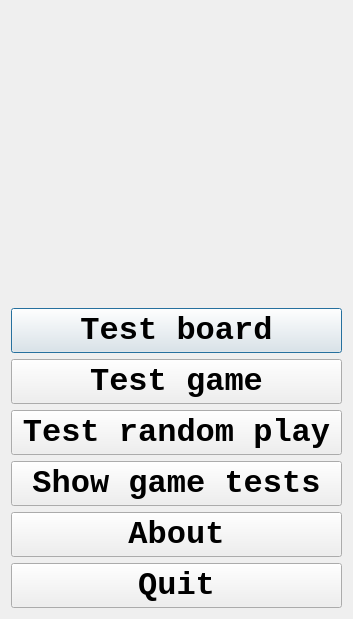
<?xml version="1.0" encoding="UTF-8"?>
<ui version="4.0">
 <class>QtTestPylosMenuDialog</class>
 <widget class="QDialog" name="QtTestPylosMenuDialog">
  <property name="geometry">
   <rect>
    <x>0</x>
    <y>0</y>
    <width>353</width>
    <height>619</height>
   </rect>
  </property>
  <property name="font">
   <font>
    <family>Courier New</family>
    <pointsize>24</pointsize>
    <weight>75</weight>
    <bold>true</bold>
   </font>
  </property>
  <property name="windowTitle">
   <string>TestPylos</string>
  </property>
  <property name="windowIcon">
   <iconset resource="TestPylos.qrc">
    <normaloff>:/images/R.png</normaloff>:/images/R.png</iconset>
  </property>
  <layout class="QVBoxLayout" name="verticalLayout">
   <item>
    <widget class="QLabel" name="label_title">
     <property name="text">
      <string/>
     </property>
     <property name="pixmap">
      <pixmap resource="TestPylos.qrc">:/images/TestPylosMoveMustRemove.png</pixmap>
     </property>
     <property name="alignment">
      <set>Qt::AlignCenter</set>
     </property>
    </widget>
   </item>
   <item>
    <widget class="QPushButton" name="button_test_board">
     <property name="text">
      <string>Test board</string>
     </property>
    </widget>
   </item>
   <item>
    <widget class="QPushButton" name="button_test_game">
     <property name="text">
      <string>Test game</string>
     </property>
    </widget>
   </item>
   <item>
    <widget class="QPushButton" name="button_random_play">
     <property name="text">
      <string>Test random play</string>
     </property>
    </widget>
   </item>
   <item>
    <widget class="QPushButton" name="button_show_game_tests">
     <property name="text">
      <string>Show game tests</string>
     </property>
    </widget>
   </item>
   <item>
    <widget class="QPushButton" name="button_about">
     <property name="text">
      <string>About</string>
     </property>
    </widget>
   </item>
   <item>
    <widget class="QPushButton" name="button_quit">
     <property name="text">
      <string>Quit</string>
     </property>
    </widget>
   </item>
  </layout>
 </widget>
 <resources>
  <include location="TestPylos.qrc"/>
 </resources>
 <connections/>
</ui>
